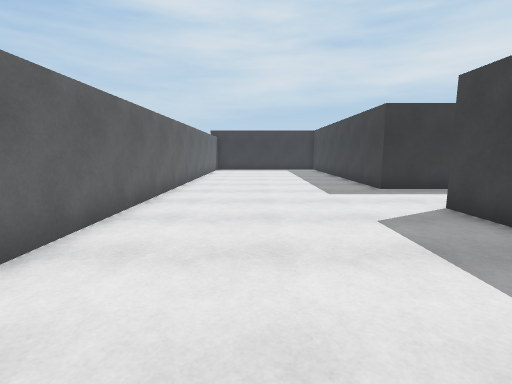
view 1 (above)

24 first-person views from a walk through a Unity game level. The camera is 1.3 m above the floor, tilts 8° down and sees 85° across. The floor is counted in squares, 1 m on a side. Each view is taken from the middle of a square. On the plan, view 1 faces up. The plan holds only what a view shows up to about 13 squares ahead; the rest is blank. The place goes on beyond the plan. The player character is not drawn.

view 2
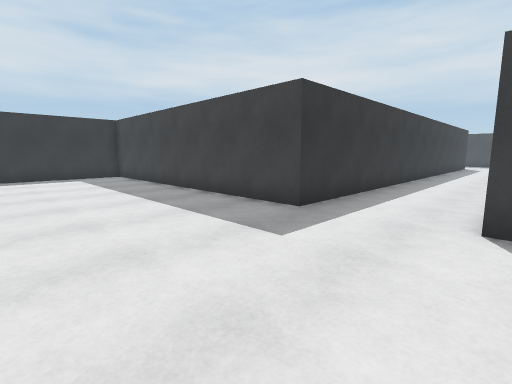

view 3
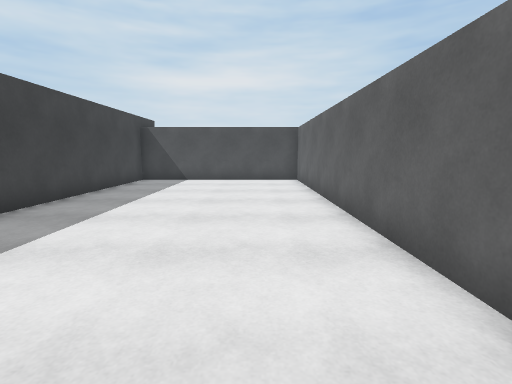

view 4
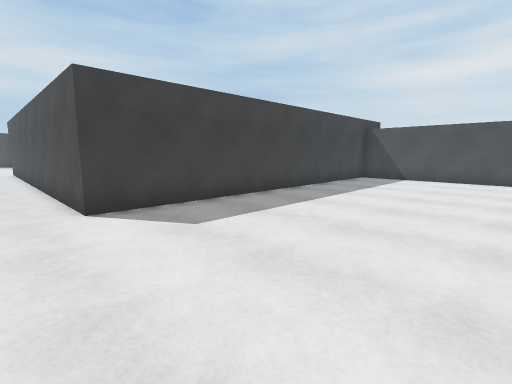

view 5
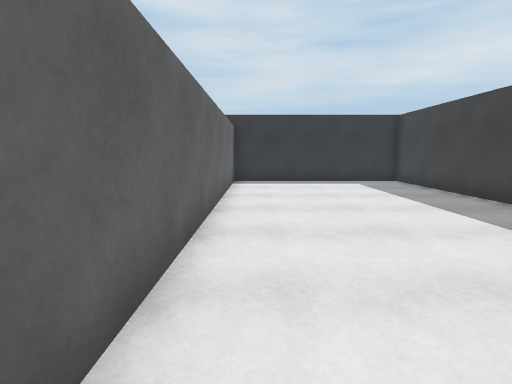

view 6
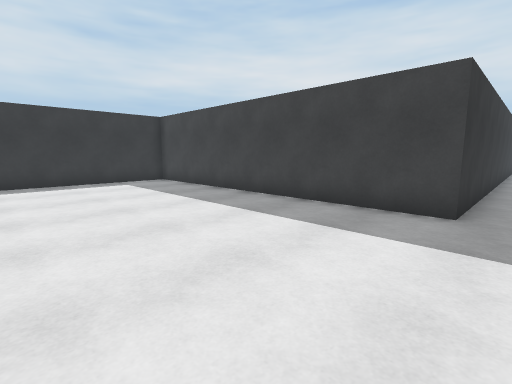

view 7
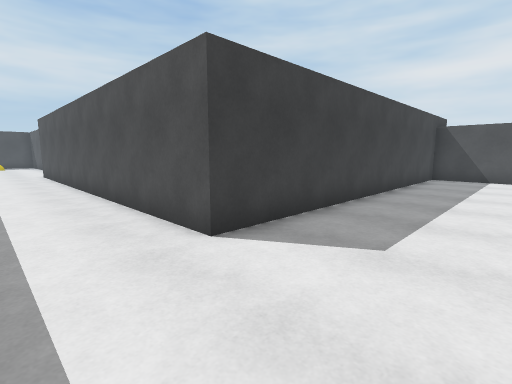

view 8
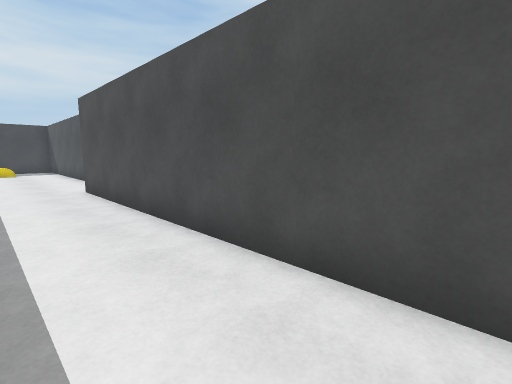

view 9
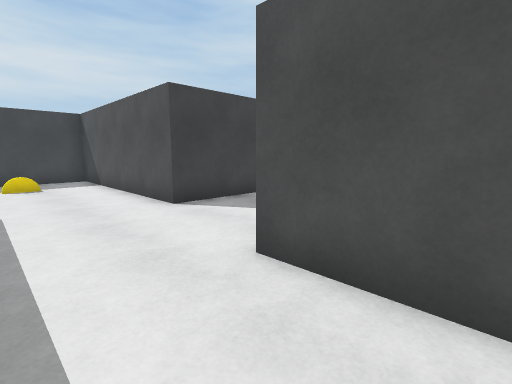

view 10
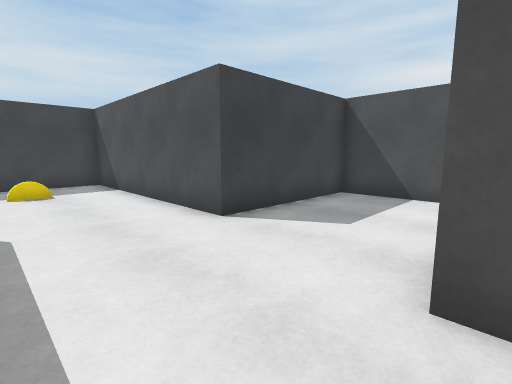

view 11
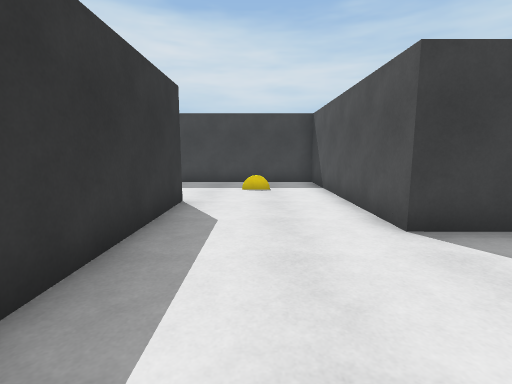

view 12
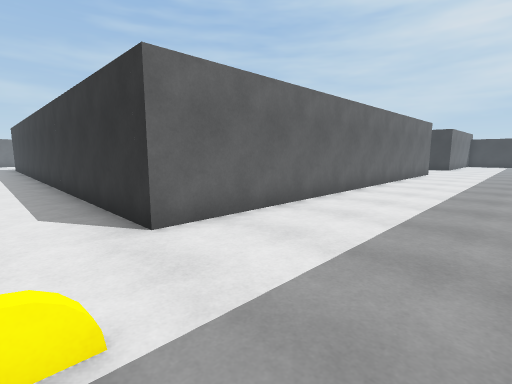

view 13
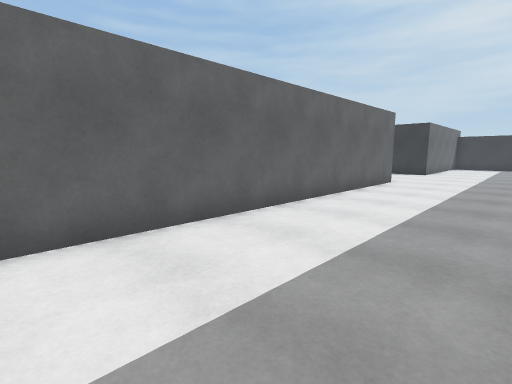

view 14
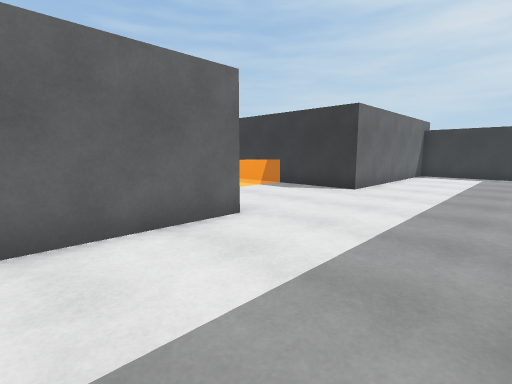

view 15
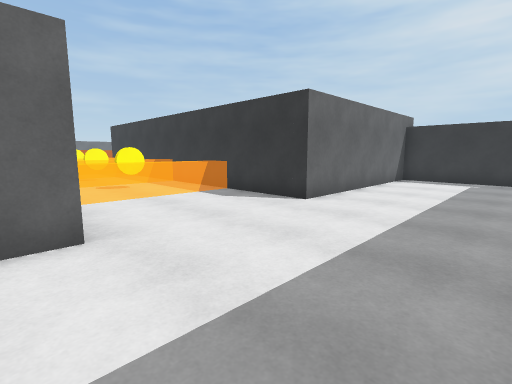

view 16
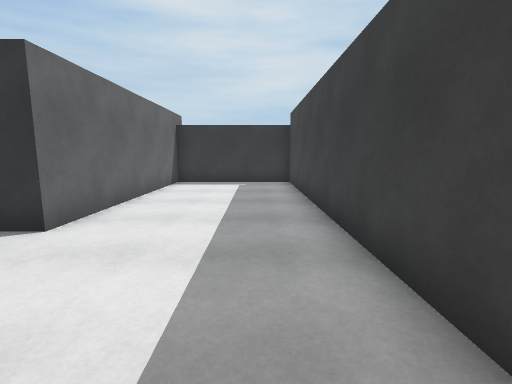

view 17
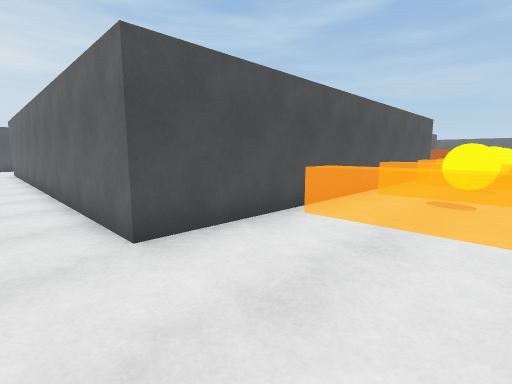

view 18
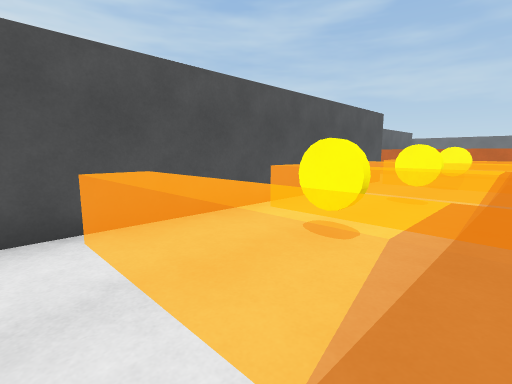

view 19
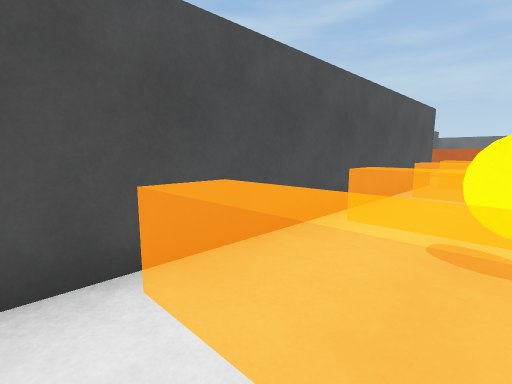

view 20
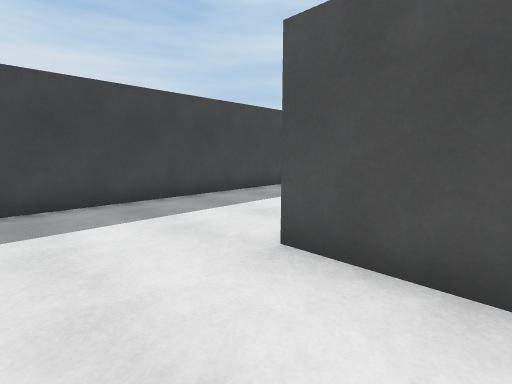

view 21
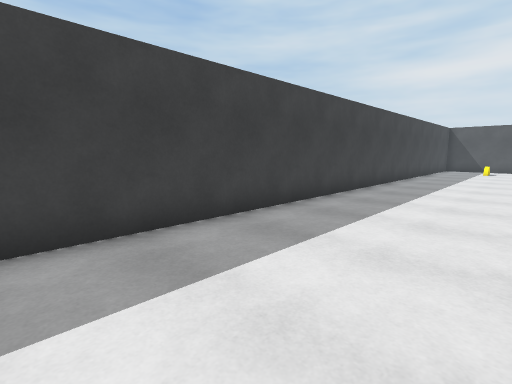

view 22
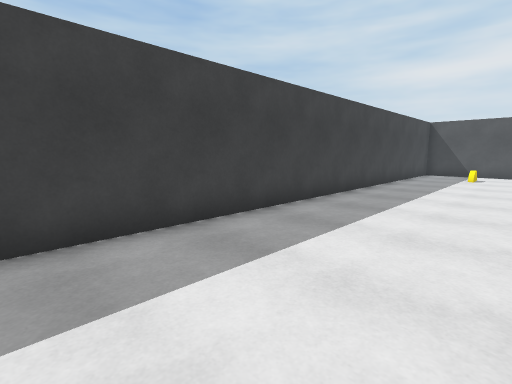

view 23
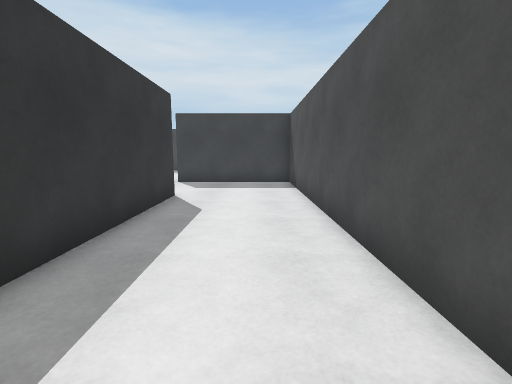

view 24
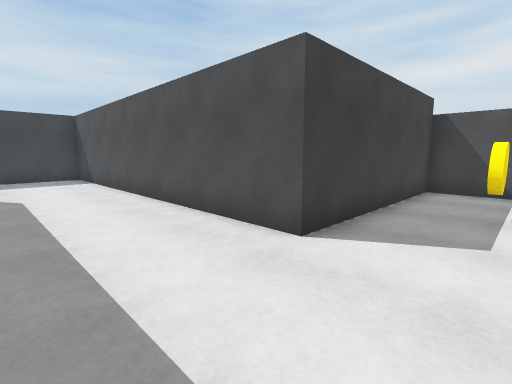

### Floor plan
Key: @ floor where view 1 was taken; # wall or solid block; . floor; ^ raised ledge; O other object.
Columns run from 3 left of view 1 to 32 right of it. Each row starts with its distance up from view 1.
 41                              #######
 40                              #.....#
 39                              #.....#
 38                              #.....#
 37                              #.....#
 36                              #.....#
 35                              #.....#
 34                              #.....#
 33                       ########.....#
 32                   ^  ^^  ^^........#
 31          ^....^^.^^..^^..^^........#
 30            ...^OO^^OO^^OO^^........#
 29             ..^^.^^..^^..^^........#
 28             ..^^.^^..^^..^^........#
 27             ..################.....#
 26                              #.....#
 25                              #.....#
 24                              #.....#
 23                              #.....#
 22 #########                    #.....#
 21 #.......#                    #.....#
 20 #.......#                    #.....#
 19 #.......#                    #.....#
 18 #.......#                    #.....#
 17 #.......#                    #.....#
 16 #.......#                    #.....#
 15 #.......#                    #.....#
 14 #.......#                    #.....#
 13 #.......#                    #.....#
 12 #.......#                    #.....#
 11 #.......#                    #.....#
 10 #.......######################.....#
  9 #..................................#
  8 #...............................O..#
  7 #..................................#
  6 #.......###############............#
  5 #.......#        ######....#########
  4 #.......#  . ..............#
  3 #.......#   ...............#
  2 #.......#  ................#
  1 #.......#  ................#
  0 #..@....#  ...##############
 -1 #.......#  ...#
 -2 #.......#  ...#
 -3 #.......#  OO.#
 -4 #.......#  ...#
 -5 #.......#  ...#
 -6 #.......#  ...#
 -7   #######  ####

Where each view was taken, in squares from view 1:
view 1: 0 up, 0 right, facing up
view 2: 6 up, 1 left, facing up-right
view 3: 7 up, 1 left, facing down
view 4: 8 up, 2 left, facing down-right
view 5: 9 up, 2 left, facing up
view 6: 9 up, 2 left, facing up-right
view 7: 9 up, 1 right, facing down-right
view 8: 9 up, 9 right, facing down-right
view 9: 9 up, 17 right, facing down-right
view 10: 9 up, 19 right, facing down-right
view 11: 8 up, 19 right, facing right
view 12: 8 up, 31 right, facing up-left
view 13: 14 up, 31 right, facing up-left
view 14: 23 up, 31 right, facing up-left
view 15: 26 up, 31 right, facing up-left
view 16: 28 up, 30 right, facing up
view 17: 31 up, 28 right, facing down-left
view 18: 32 up, 24 right, facing down-left
view 19: 30 up, 24 right, facing down-left
view 20: 30 up, 24 right, facing down-right
view 21: 29 up, 27 right, facing down-right
view 22: 24 up, 27 right, facing down-right
view 23: 2 up, 11 right, facing right
view 24: 4 up, 8 right, facing down-right
